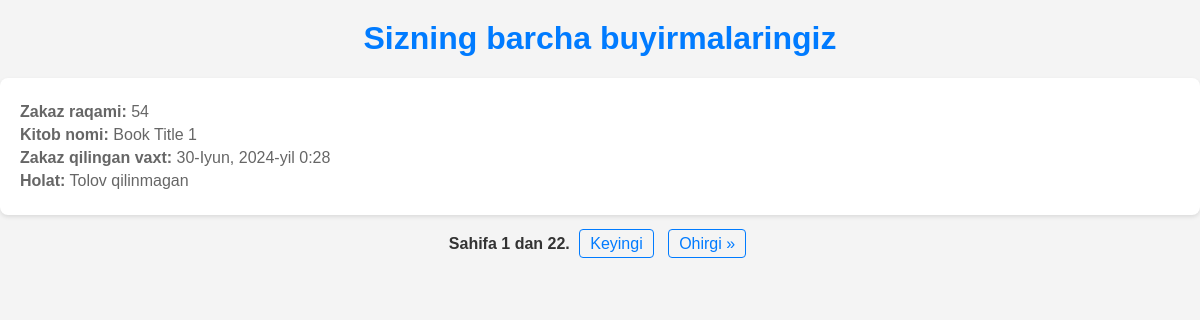
Screenshot of /orders/ (signed in) with the database file from the repository.
### shop/models.py (models this page shows, shortened)
class Order(models.Model):
    user = models.ForeignKey(User, on_delete=models.CASCADE)
    book = models.ForeignKey(Book, on_delete=models.CASCADE)
    quantity = models.IntegerField(default=1)
    status = models.ForeignKey(OrderStatus, on_delete=models.CASCADE, default=1)
    address = models.CharField(max_length=255)
    phone_number = PhoneNumberField()
    order_time = models.DateTimeField(auto_now_add=True)
    payment_system = models.ForeignKey(PaymentSystem, on_delete=models.CASCADE, null=True)

class Book(models.Model):
    title = models.CharField(max_length=255)
    description = models.TextField()
    author = models.ForeignKey(Author, on_delete=models.CASCADE)
    category = models.ForeignKey(Category, on_delete=models.CASCADE)
    price = models.DecimalField(max_digits=10, decimal_places=2)
    discount_price = models.DecimalField(max_digits=10, decimal_places=2, blank=True, null=True)
    cover_image = models.ImageField(upload_to='book_covers/', blank=True, null=True)
    featured = models.BooleanField(default=False)
    popular = models.BooleanField(default=False)

class OrderStatus(models.Model):
    PROCESSING = 'Yetkazilmoqda'
    ACCEPTED = 'Yatkazildi'
    NOT_PAID = 'Tolov qilinmagan'
    STATUS_CHOICES = [
        (PROCESSING, 'Yetkazilmoqda'),
        (ACCEPTED, 'Yatkazildi'),
        (NOT_PAID, 'Tolov qilinmagan'),
    ]
    status = models.CharField(max_length=50, choices=STATUS_CHOICES)

### shop/views.py (the view)
# urls.py: path('orders/', views.all_orders, name='all_orders'),
@login_required
def all_orders(request):
    all_orders_list = Order.objects.filter(user=request.user).order_by('-order_time')
    paginator = Paginator(all_orders_list, 1)  # Показывать по 10 заказов на странице
    page_number = request.GET.get('page')
    page_obj = paginator.get_page(page_number)
    return render(request, 'all_orders.html', {'page_obj': page_obj})

### shop/templates/all_orders.html (shortened to what this page needs)
<!DOCTYPE html>
<html lang="ru">
<head>
</head>
<body>
    <h1>Sizning barcha buyirmalaringiz</h1>
    {% for order in page_obj %}
        <div class="order-container">
            <div class="order-details">
                <p><strong>Zakaz raqami:</strong> {{ order.id }}</p>
                <p><strong>Kitob nomi:</strong> {{ order.book.title }}</p>
                <p><strong>Zakaz qilingan vaxt:</strong> {{ order.order_time }}</p>
                <p><strong>Holat:</strong> {{ order.status.status }}</p>
            </div>
        </div>
    {% endfor %}
    {% if page_obj.has_other_pages %}
        <div class="pagination">
            <span class="step-links">
                <span class="current">
                    Sahifa {{ page_obj.number }} dan {{ page_obj.paginator.num_pages }}.
                </span>
                {% if page_obj.has_next %}
                    <a href="?page={{ page_obj.next_page_number }}">Keyingi</a>
                    <a href="?page={{ page_obj.paginator.num_pages }}">Ohirgi &raquo;</a>
                {% endif %}
            </span>
        </div>
    {% endif %}
</body>
</html>

### shop/templates/all_orders.html (style rules this page uses)
body { font-family: Arial, sans-serif; margin: 0; padding: 0; background-color: #f4f4f4; color: #333; }
h1 { text-align: center; margin-top: 20px; color: #007bff; }
.order-container { background-color: #fff; border-radius: 8px; box-shadow: 0 2px 4px rgba(0, 0, 0, 0.1); padding: 20px; margin-bottom: 20px; }
.order-details p { margin: 5px 0; font-size: 16px; color: #666; }
.pagination { text-align: center; margin-top: 20px; }
.pagination a { text-decoration: none; color: #007bff; margin: 0 5px; padding: 5px 10px; border: 1px solid #007bff; border-radius: 4px; transition: background-color 0.3s, color 0.3s; }
.pagination .current { font-weight: bold; }

### rows the page displays
Order: id "54", book "Book Title 1", order_time "30-Iyun, 2024-yil 0:28", status.status "Tolov qilinmagan"

### other values shown
{{ page_obj.number }} "1"
{{ page_obj.paginator.num_pages }} "22"
